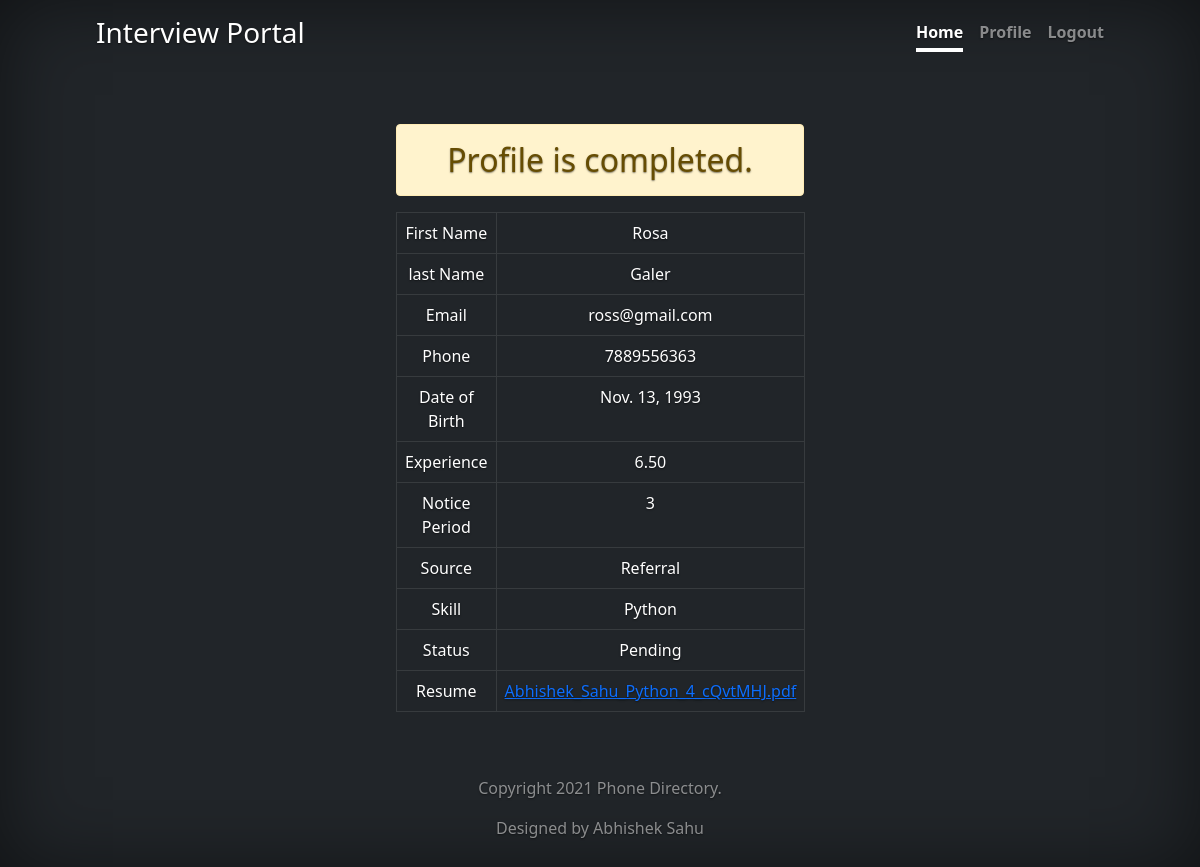
Page /candidate/profile/ (signed in) on the committed database.
### candidate/models.py (models this page shows, shortened)
class Candidate(models.Model):
    source_choices = (('Referral', 'Referral'), ('Job Portal', 'Job Portal'), ('Walk In', 'Walk In'))
    skill_choices = (('Python', 'Python'), ('Java', 'Java'))
    result_choice = (('Selected', 'Selected'), ('Rejected', 'Rejected'), ('Pending', 'Pending'))
    username = models.OneToOneField(User,related_name='+',on_delete=models.CASCADE)
    first_name = models.CharField(verbose_name='First Name',null=False,blank=False,max_length=50)
    last_name = models.CharField(verbose_name='Last Name',null=False,blank=False,max_length=50)
    email = models.EmailField(verbose_name='Email',unique=True,null=False,blank=False)
    phone = models.PositiveBigIntegerField(verbose_name='Phone Number',unique=True,null=False,blank=False)
    dateofbirth = models.DateField(verbose_name='Date of Birth',null=False,blank=False)
    experience = models.DecimalField(verbose_name='Experience',null=False,blank=False,max_digits=5, decimal_places=2,help_text='Please enter in years')
    noticeperiod = models.IntegerField(verbose_name='Notice Period', blank=False, null=False,help_text='Please enter in months')
    source = models.CharField(verbose_name='Source', max_length=10, choices=source_choices, default='Walk In')
    skill = models.CharField(max_length=10, default='Python', choices=skill_choices, null=False, blank=False)
    resume = models.FileField(verbose_name='Resume', upload_to='documents/')
    created_at = models.DateTimeField(verbose_name='Created At', auto_now=False, auto_now_add=True)
    updated_at = models.DateTimeField(verbose_name='Updated At', auto_now=True, auto_now_add=False)
    status = models.CharField(verbose_name='Status', default='Pending',choices=result_choice , max_length= 50)
    class Meta:
        ordering = ['-created_at','-updated_at']
        verbose_name = "Candidate"
        verbose_name_plural = "Candidates"

### candidate/views.py (the view)
# urls.py: path('profile/',candidateProfileView,name='candidate-profile'),
def candidateProfileView(request):
    file = None
    form = CandidateCreateForm(request.POST or None,request.FILES)
    qs = Candidate.objects.filter(username=request.user)
    if qs.exists():
        file = str(qs.first().resume).split('/')[-1]
    if form.is_valid():
        user = User.objects.get(username=request.user)
        first_name = form.cleaned_data['first_name']
        last_name = form.cleaned_data['last_name']
        email = form.cleaned_data['email']
        phone = form.cleaned_data['phone']
        dateofbirth = form.cleaned_data['dateofbirth']
        experience = form.cleaned_data['experience']
        noticeperiod = form.cleaned_data['noticeperiod']
        source = form.cleaned_data['source']
        skill = form.cleaned_data['skill']
        Candidate.objects.create(username=user,
                                 first_name=first_name,
                                 last_name=last_name,
                                 email=email,
                                 phone=phone,
                                 dateofbirth=dateofbirth,
                                 experience=experience,
                                 noticeperiod=noticeperiod,
                                 source=source,
                                 skill=skill,
                                 resume = request.FILES['resume'])
        messages.success(request, 'Profile is completed.')
        return HttpResponseRedirect(reverse('candidate:candidate-profile'))
    else:
        return render(request, 'Candidate/profile.html', {'form': form,'done':qs.exists(),'qs':qs.first(),'file':file})

### candidate/templates/candidate/profile.html (shortened to what this page needs)
{% extends 'candidate/base.html' %}
{% load crispy_forms_tags %}
{% block content %}
<div class ='cover-container d-flex w-50 h-100 p-5 mx-auto flex-column'>
    <br>
    {% if not done %}
    <h2 class="text-center alert alert-info">Create Profile</h2>
    <form method="post" enctype="multipart/form-data">
      {% csrf_token %}
      {{ form | crispy }}
        <br><button class="w-100 btn btn-lg btn-primary" type="submit">Create</button>
    </form>
    {% else %}
        <h2 class="text-center alert alert-warning">Profile is completed.</h2>
        <table class="table table-dark table-bordered">
          <tbody>
            <tr>
              <td>First Name</td>
              <td>{{ qs.first_name }}</td>
            </tr>
          <tr>
              <td>last Name</td>
              <td>{{ qs.last_name }}</td>
            </tr>
          <tr>
              <td>Email</td>
              <td>{{ qs.email }}</td>
            </tr>
          <tr>
              <td>Phone</td>
              <td>{{ qs.phone }}</td>
            </tr>
          <tr>
              <td>Date of Birth</td>
              <td>{{ qs.dateofbirth }}</td>
            </tr>
          <tr>
              <td>Experience</td>
              <td>{{ qs.experience }}</td>
            </tr>
          <tr>
              <td>Notice Period</td>
              <td>{{ qs.noticeperiod }}</td>
            </tr>
          <tr>
              <td>Source</td>
              <td>{{ qs.source }}</td>
            </tr>
          <tr>
              <td>Skill</td>
              <td>{{ qs.skill }}</td>
            </tr><tr>
              <td>Status</td>
              <td>{{ qs.status }}</td>
            </tr>
          <tr>
              <td>Resume</td>
              <td><a href="{{qs.resume.url}}">{{ file }}</a></td>
            </tr>
          </tbody>
        </table>
    {% endif %}
</div>
{% endblock %}

### candidate/templates/candidate/base.html (style rules this page uses)
body { text-shadow: 0 .05rem .1rem rgba(0, 0, 0, .5); box-shadow: inset 0 0 5rem rgba(0, 0, 0, .5); }
.cover-container { max-width: 65em; }

### rows in the picture
Candidate: first_name "Rosa", last_name "Galer", email "ross@gmail.com", phone "7889556363", dateofbirth "Nov. 13, 1993", experience "6.50", noticeperiod "3", source "Referral", skill "Python", status "Pending"

### other values in the picture
{{ file }} "Abhishek_Sahu_Python_4_cQvtMHJ.pdf"
